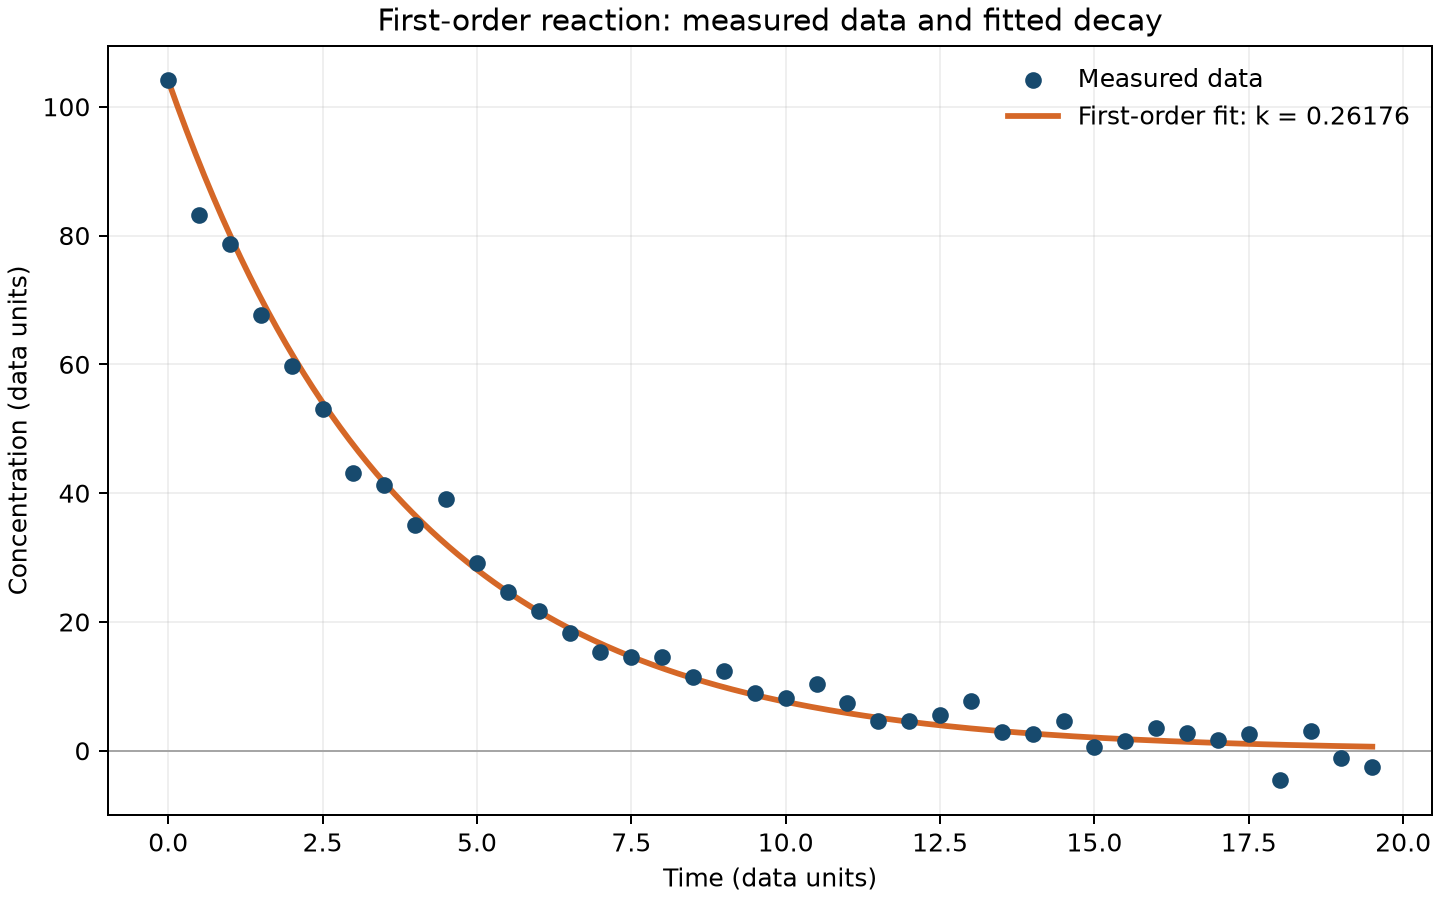

This figure's Python source:
"""PW2 Lab B, Part 3: fit a first-order rate constant to measured data.

Run: python kinetics.py
The CSV is read from this script's folder; kinetics.png is saved there too.
"""

from pathlib import Path

import matplotlib.pyplot as plt
import numpy as np
from scipy.optimize import minimize


def main():
    folder = Path(__file__).resolve().parent
    data = np.genfromtxt(folder / "kinetics.csv", delimiter=",", names=True)
    t = data["time"]
    C = data["concentration"]
    C0 = C[0]

    def total_error(k):
        """Sum of squared residuals for C(t) = C0 * exp(-k*t)."""
        predicted = C0 * np.exp(-k * t)
        return np.sum((C - predicted) ** 2)

    result = minimize(
        total_error,
        x0=[0.5],
        method="SLSQP",
        bounds=[(0, 5)],
        options={"ftol": 1e-10, "maxiter": 1000},
    )
    if not result.success:
        raise RuntimeError(f"Rate fit failed: {result.message}")

    k_fit = float(result.x[0])
    sse = float(total_error(k_fit))
    rmse = np.sqrt(sse / len(t))
    print(f"Initial concentration C0 = {C0:.3f}")
    print(f"Fitted rate constant k = {k_fit:.8f} (inverse time units)")
    print(f"Sum of squared errors = {sse:.6f}")
    print(f"Root-mean-square error = {rmse:.6f}")

    t_curve = np.linspace(t.min(), t.max(), 400)
    C_curve = C0 * np.exp(-k_fit * t_curve)
    fig, ax = plt.subplots(figsize=(8, 5), constrained_layout=True)
    ax.scatter(t, C, color="#174a6e", s=32, label="Measured data", zorder=3)
    ax.plot(
        t_curve,
        C_curve,
        color="#d56727",
        linewidth=2.3,
        label=f"First-order fit: k = {k_fit:.5f}",
    )
    ax.axhline(0, color="0.65", linewidth=0.8)
    ax.set(
        xlabel="Time (data units)",
        ylabel="Concentration (data units)",
        title="First-order reaction: measured data and fitted decay",
    )
    ax.grid(alpha=0.2)
    ax.legend(frameon=False)
    plot_path = folder / "kinetics.png"
    fig.savefig(plot_path, dpi=180)
    plt.close(fig)
    print(f"Saved {plot_path.name}")


if __name__ == "__main__":
    main()
